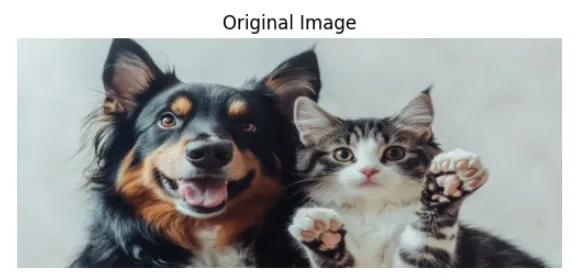
#> input picture pai_t5_opencv/pai_t5_opencv/blur1 (1).webp, 578 x 280 px, found by its file name
$ jupyter execute task5lab.ipynb
#> lines starting #> are read from the running program, lines starting #| are printed output that depends on the picture; after the words box and inside, x2 and y2 are one past the last pixel; in counts of white or black regions, pixels touching at a corner belong together
Task 5 Pai Lab

Original image

[cell 1]
import numpy as np
import cv2
from matplotlib import pyplot as plt

image_path = r"C:\Users\Armghan Chaudhary\Desktop\pai\blur1 (1).webp"
image = cv2.imread(image_path)
#> image is the input picture: shape (280, 578, 3); mean B, G, R 163.9, 165, 163.4
resized_image = cv2.resize(image, (1500, 600))
resized_image_rgb = cv2.cvtColor(resized_image, cv2.COLOR_BGR2GRAY)
plt.imshow(resized_image_rgb, cmap='gray')
plt.title('Original Image')
plt.axis('off')
plt.show()

Image Blurring

[cell 2]
Gaussian = cv2.GaussianBlur(resized_image, (17, 17), 10)
Gaussian_rgb = cv2.cvtColor(Gaussian, cv2.COLOR_BGR2RGB)
plt.imshow(Gaussian_rgb)
plt.title('Gaussian Blurred Image')
plt.axis('off')
plt.show()

[cell 3]
median = cv2.medianBlur(resized_image, 25)
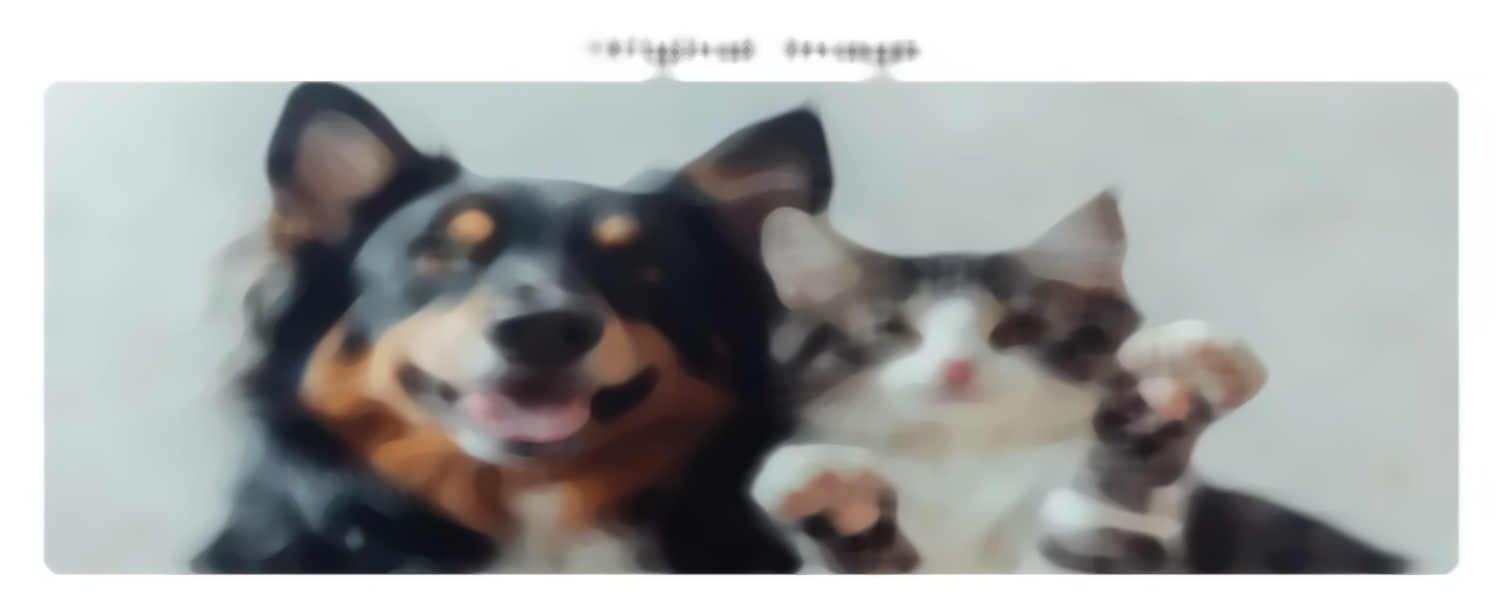
#> median: shape (600, 1500, 3); mean B, G, R 164.5, 165.6, 164
median_rgb = cv2.cvtColor(median, cv2.COLOR_BGR2RGB)

plt.imshow(median_rgb)
plt.title('Median Blurred Image')
plt.axis('off')
plt.show()

[cell 4]
bilateral = cv2.bilateralFilter(resized_image, 15, 150, 150)
bilateral_rgb = cv2.cvtColor(bilateral, cv2.COLOR_BGR2RGB)

plt.imshow(bilateral_rgb)
plt.title('Bilateral Blurred Image')
plt.axis('off')
plt.show()

Gray Scaling IMage

[cell 5]
import cv2
from matplotlib import pyplot as plt

image = cv2.imread(r"C:\Users\Armghan Chaudhary\Desktop\pai\blur1 (1).webp")

gray_image = cv2.cvtColor(image, cv2.COLOR_BGR2GRAY)

plt.imshow(gray_image, cmap='gray')
plt.title('Grayscale Image')
plt.axis('off')
plt.show()

[cell 6]
img = cv2.imread(r'C:\Users\Armghan Chaudhary\Desktop\pai\blur1 (1).webp',)


if img is None:
    print("Image not loaded. Check path or format.")

else:
      cv2.imshow('Grayscale Image', img)
      cv2.waitKey(1000)
      cv2.destroyAllWindows()

Image Resizing

[cell 7]
image = cv2.imread(image_path)
image_rgb = cv2.cvtColor(image, cv2.COLOR_BGR2RGB)
scale_factor_1 = 3.0
scale_factor_2 = 1/3.0
height, width = image_rgb.shape[:2]
#> height = 280; width = 578
new_height = int(height * scale_factor_1)
#> new_height = 840
new_width = int(width * scale_factor_1)
#> new_width = 1734

zoomed_image = cv2.resize(src =image_rgb,
                          dsize=(new_width, new_height),
                          interpolation=cv2.INTER_CUBIC)

new_height1 = int(height * scale_factor_2)
#> new_height1 = 93
new_width1 = int(width * scale_factor_2)
#> new_width1 = 192
scaled_image = cv2.resize(src= image_rgb,
                          dsize =(new_width1, new_height1),
                          interpolation=cv2.INTER_AREA)

fig, axs = plt.subplots(1, 3, figsize=(10, 4))
axs[0].imshow(image_rgb)
axs[0].set_title('Original Image Shape:'+str(image_rgb.shape))
axs[1].imshow(zoomed_image)
axs[1].set_title('Zoomed Image Shape:'+str(zoomed_image.shape))
axs[2].imshow(scaled_image)
axs[2].set_title('Scaled Image Shape:'+str(scaled_image.shape))

for ax in axs:
    ax.set_xticks([])
    ax.set_yticks([])

plt.tight_layout()
plt.show()

Edge Detection

[cell 8]
img = cv2.imread('blur1 (1).webp')
image_rgb = cv2.cvtColor(img, cv2.COLOR_BGR2RGB)
edges = cv2.Canny(image_rgb, 100, 700)
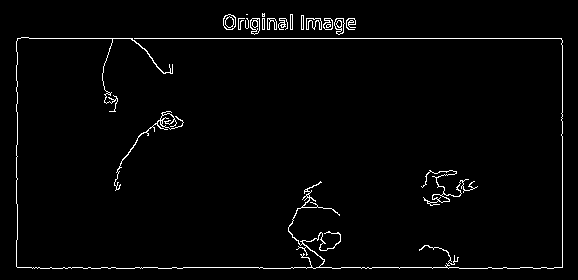
#> edges: shape (280, 578); 2.2% white in thin lines or dots, all inside (x1, y1, x2, y2) = (16, 13, 563, 269)

fig, axs = plt.subplots(1, 2, figsize=(7, 4))
axs[0].imshow(image_rgb), axs[0].set_title('Original Image')
axs[1].imshow(edges), axs[1].set_title('Image Edges')

for ax in axs:
    ax.set_xticks([]), ax.set_yticks([])

plt.tight_layout()
plt.show()

Intensity Transformation Operation on Image

Power Law Transformation {gammaa}

[cell 9]
img = cv2.imread('blur1 (1).webp')

for gamma in [0.1, 0.5, 1.2, 2.2]:

    gamma_corrected = np.array(255*(img / 255) ** gamma, dtype = 'uint8')

    cv2.imwrite('gamma_transformed'+str(gamma)+'.webp', gamma_corrected)

Image Trasnlation (Performing Multiple Translations)

[cell 10]
img = cv2.imread('blur1 (1).webp')
rows, cols, _ = img.shape
#> rows = 280; cols = 578

M_left = np.float32([[1, 0, -50], [0, 1, 0]])
M_right = np.float32([[1, 0, 50], [0, 1, 0]])
M_top = np.float32([[1, 0, 0], [0, 1, 50]])
M_bottom = np.float32([[1, 0, 0], [0, 1, -50]])

img_left = cv2.warpAffine(img, M_left, (cols, rows))
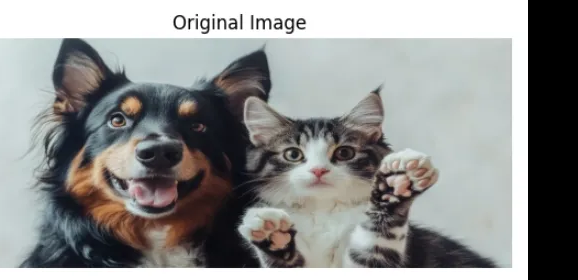
#> img_left: shape (280, 578, 3); mean B, G, R 143.7, 144.8, 143.7
img_right = cv2.warpAffine(img, M_right, (cols, rows))
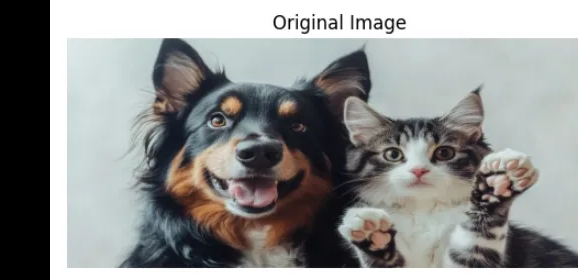
#> img_right: shape (280, 578, 3); mean B, G, R 144.8, 145.8, 144.6
img_top = cv2.warpAffine(img, M_top, (cols, rows))
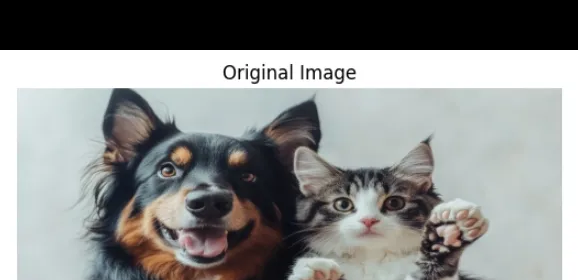
#> img_top: shape (280, 578, 3); mean B, G, R 137.9, 138.9, 137.3
img_bottom = cv2.warpAffine(img, M_bottom, (cols, rows))
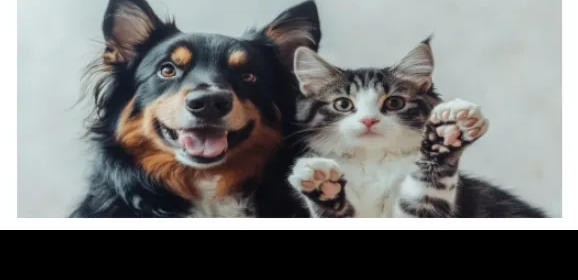
#> img_bottom: shape (280, 578, 3); mean B, G, R 121.5, 122.6, 121.4

plt.subplot(221), plt.imshow(img_left), plt.title('Left')
plt.subplot(222), plt.imshow(img_right), plt.title('Right')
plt.subplot(223), plt.imshow(img_top), plt.title('Top')
plt.subplot(224), plt.imshow(img_bottom), plt.title('Bottom')
plt.show()
#> figure, not shown here; B, G, R data is drawn as R, G, B

Image Pyramid

[cell 11]
image = cv2.imread('blur1 (1).webp')

if image is None:
    print("Error: Image not found. Check the file path.")
else:
    upsampled_image = cv2.pyrUp(image)

    cv2.imshow("Original Image", image)
    cv2.imshow("Upsampled Image", upsampled_image)

    cv2.waitKey(0)
    cv2.destroyAllWindows()

Histograms Equalization

[cell 12]
img = cv2.imread('blur1 (1).webp', 0)
equ = cv2.equalizeHist(img)
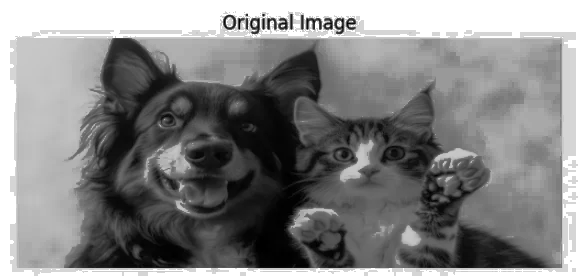
#> equ: shape (280, 578); min 0, max 255, mean 132.1
res = np.hstack((img, equ))
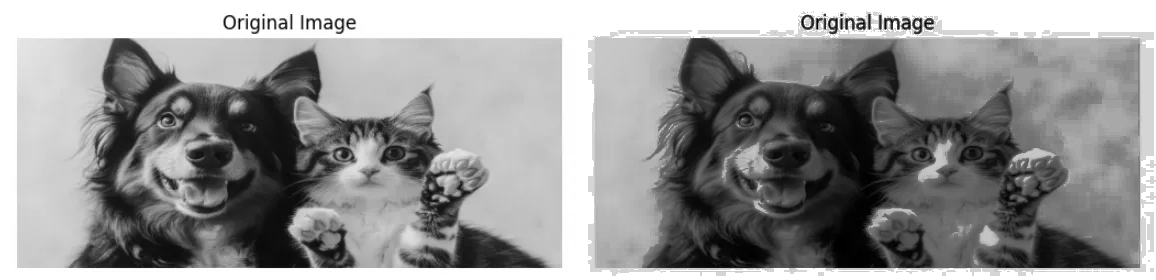
#> res: shape (280, 1156); min 0, max 255, mean 148.2

plt.figure(figsize=(10, 5))
plt.imshow(res, cmap='gray')
plt.title("Original vs Equalized Image")
plt.axis('off')
plt.show()

Convert BGR to Grayscale

[cell 13]
import cv2
src = cv2.imread('blur1 (1).webp')

gray_image = cv2.cvtColor(src, cv2.COLOR_BGR2GRAY)

cv2.imshow("Grayscale Image", gray_image)
cv2.waitKey(0)
cv2.destroyAllWindows()

Visualizing image in different color spaces

[cell 14]
img = cv2.imread('blur1 (1).webp')

img = cv2.cvtColor(img, cv2.COLOR_BGR2YCrCb)
#> img: shape (280, 578, 3); mean of channels 0, 1, 2 164.4, 127.3, 127.7

cv2.imshow('image', img)

cv2.waitKey(0)
cv2.destroyAllWindows()

Create Border around image

[cell 15]
image = cv2.imread('blur1 (1).webp')

border_reflect = cv2.copyMakeBorder(image, 50, 50, 50, 50, cv2.BORDER_REFLECT)
border_reflect_101 = cv2.copyMakeBorder(image, 50, 50, 50, 50, cv2.BORDER_REFLECT_101)
border_replicate = cv2.copyMakeBorder(image, 50, 50, 50, 50, cv2.BORDER_REPLICATE)
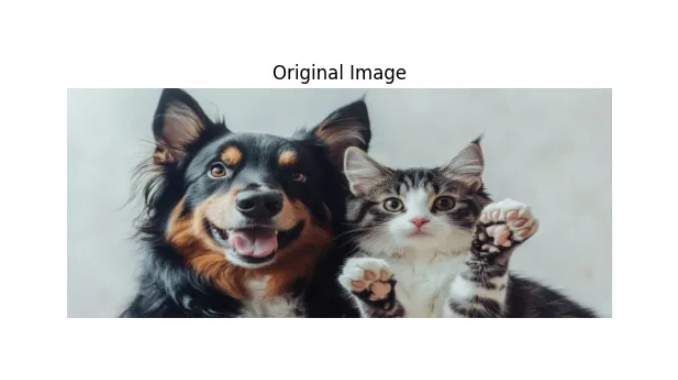
#> border_replicate: shape (380, 678, 3); mean B, G, R 197.8, 198.5, 197.5

cv2.imshow("Border Reflect", border_reflect)
cv2.imshow("Border Reflect 101", border_reflect_101)
cv2.imshow("Border Replicate", border_replicate)

cv2.waitKey(0)
cv2.destroyAllWindows()

Simple Thresholding

[cell 16]
image = cv2.imread('blur1 (1).webp')
gray_image = cv2.cvtColor(image, cv2.COLOR_BGR2GRAY)

def show_image(img, title):
    plt.imshow(img, cmap='gray')
    plt.title(title)
    plt.axis('off')
    plt.show()

show_image(gray_image, 'Original Grayscale Image')

_, thresh_binary = cv2.threshold(gray_image, 120, 255, cv2.THRESH_BINARY)
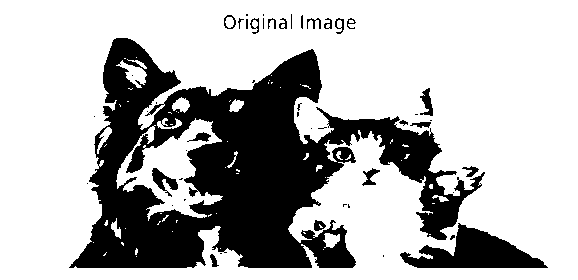
#> thresh_binary: shape (280, 578); 71.1% white; 48 black regions (27 under 20 px), largest, box (x1, y1, x2, y2) and area: (69, 38, 485, 268) 41921, (400, 223, 548, 268) 3227, (152, 168, 178, 197) 306
show_image(thresh_binary, 'Binary Threshold ')
